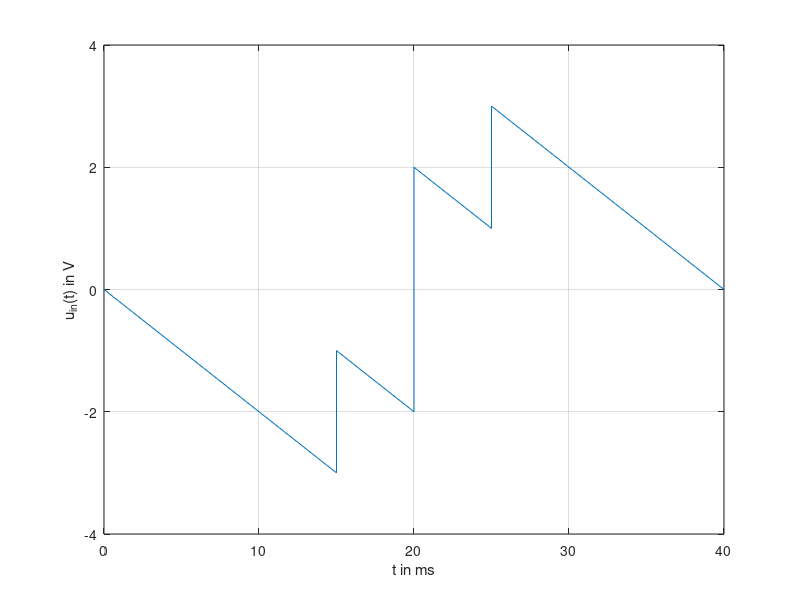

Recreate this plot in MATLAB.
tp = [0 15 15 20 20 25 25 40];
up = [0 3 1 2 -2 -1 -3 0] * (-1);

fig = plot(tp, up);

xlabel('t in ms')
ylabel('u_{in}(t) in V')
ylim([-4 4])
grid on

saveas(fig, 'Figures/inputsignal', 'epsc');


